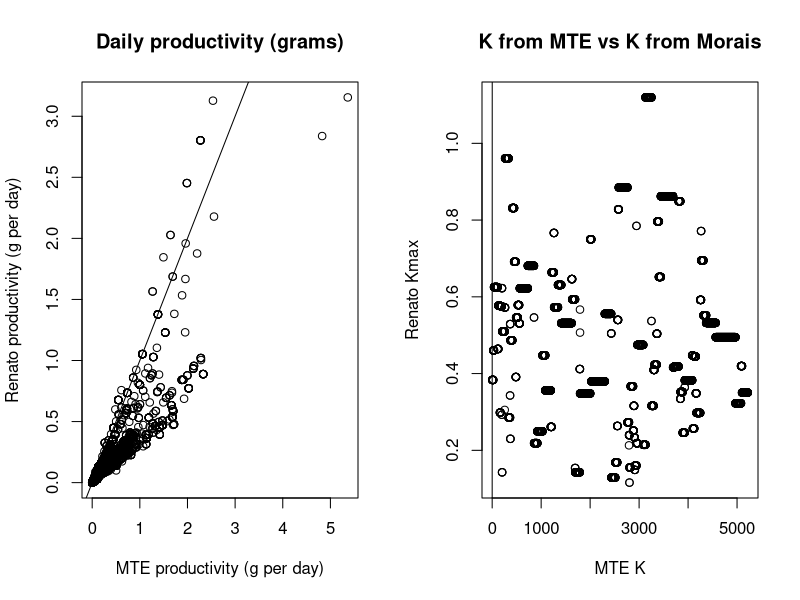

Reproduce this figure in R.


prod_mte<-read.csv("data/wcs/madagascar_potential-prod-test_mte.csv")
prod_morais<-read.csv("data/wcs/madagascar_potential-prod-test_rfishprod.csv")

par(mfrow=c(1,2))
plot(prod_mte$prod_g_day, prod_morais$prod_day, 
     xlab = 'MTE productivity (g per day)', ylab = 'Renato productivity (g per day)')
abline(0, 1)
title('Daily productivity (grams)')

plot(prod_mte$K, prod_morais$Kmax, 
     xlab = 'MTE K', ylab = 'Renato Kmax')
abline(0,1)
title('K from MTE vs K from Morais')

